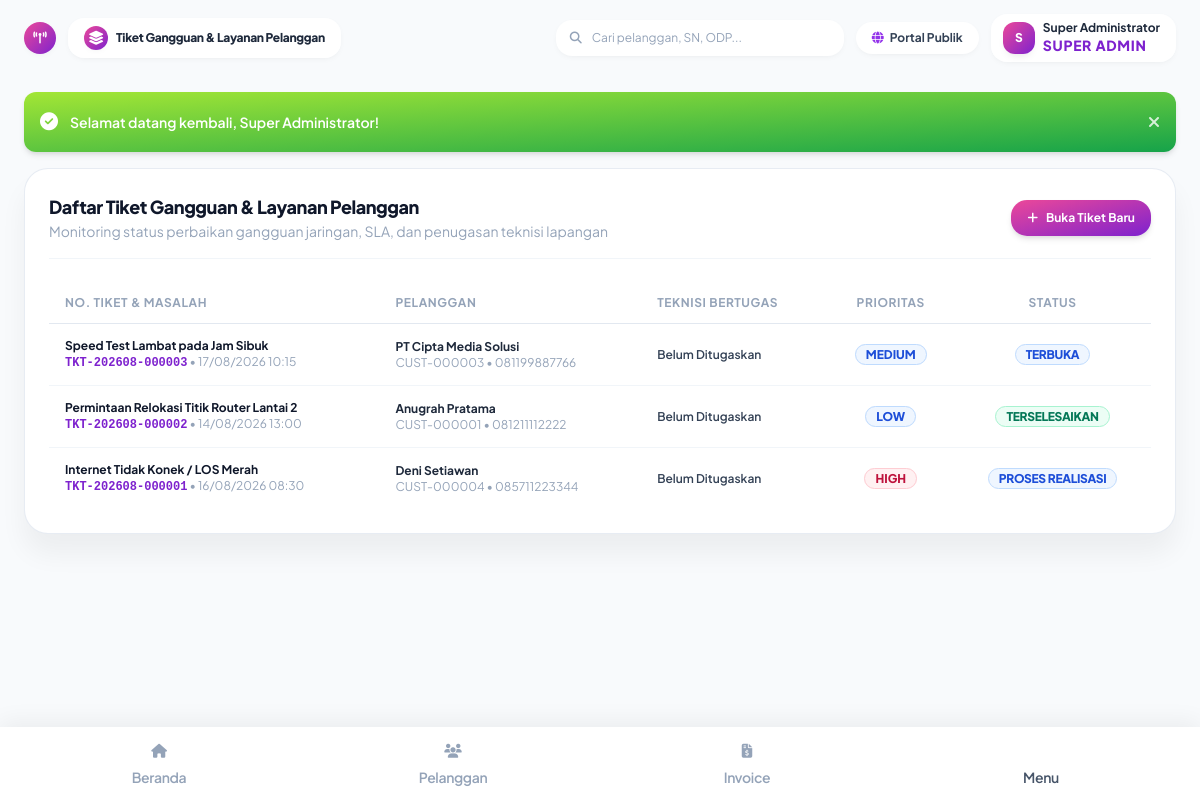
/index.php?page=tickets (signed in), run on the app's committed database.
### tables this page shows
CREATE TABLE users (
    id INTEGER PRIMARY KEY AUTOINCREMENT,
    role_id INTEGER NOT NULL,
    name TEXT NOT NULL,
    username TEXT NOT NULL UNIQUE,
    email TEXT NOT NULL UNIQUE,
    phone TEXT,
    password TEXT NOT NULL,
    status TEXT NOT NULL DEFAULT 'active', -- active, inactive, suspended
    avatar TEXT,
    last_login DATETIME,
    created_at DATETIME DEFAULT CURRENT_TIMESTAMP,
    updated_at DATETIME DEFAULT CURRENT_TIMESTAMP, pic_id INTEGER DEFAULT NULL,
    FOREIGN KEY (role_id) REFERENCES roles(id)
);

CREATE TABLE tickets (
    id INTEGER PRIMARY KEY AUTOINCREMENT,
    ticket_no TEXT NOT NULL UNIQUE,
    customer_id INTEGER NOT NULL,
    title TEXT NOT NULL,
    description TEXT NOT NULL,
    category TEXT NOT NULL DEFAULT 'connection_down', -- connection_down, slow_speed, cable_cut, device_fault, billing_inquiry, relocation
    priority TEXT NOT NULL DEFAULT 'medium', -- low, medium, high, urgent
    technician_id INTEGER,
    status TEXT NOT NULL DEFAULT 'open', -- open, assigned, in_progress, waiting, resolved, closed, cancelled
    reported_at DATETIME DEFAULT CURRENT_TIMESTAMP,
    resolved_at DATETIME,
    resolution_notes TEXT,
    created_by INTEGER,
    FOREIGN KEY (customer_id) REFERENCES customers(id) ON DELETE CASCADE,
    FOREIGN KEY (technician_id) REFERENCES users(id) ON DELETE SET NULL,
    FOREIGN KEY (created_by) REFERENCES users(id) ON DELETE SET NULL
);

CREATE TABLE customers (
    id INTEGER PRIMARY KEY AUTOINCREMENT,
    customer_no TEXT NOT NULL UNIQUE,
    name TEXT NOT NULL,
    phone TEXT NOT NULL,
    whatsapp TEXT,
    email TEXT,
    pic_id INTEGER,
    package_id INTEGER NOT NULL,
    location_id INTEGER,
    billing_cycle_id INTEGER NOT NULL,
    full_address TEXT NOT NULL,
    latitude REAL,
    longitude REAL,
    odp_point TEXT,
    pop_point TEXT,
    ip_address TEXT,
    pppoe_username TEXT,
    pppoe_password TEXT,
    installation_date DATE,
    activation_date DATE,
    billing_start_date DATE,
    status TEXT NOT NULL DEFAULT 'active', -- prospect, installation, active, suspended, inactive, terminated
    notes TEXT,
    created_at DATETIME DEFAULT CURRENT_TIMESTAMP,
    updated_at DATETIME DEFAULT CURRENT_TIMESTAMP,
    FOREIGN KEY (pic_id) REFERENCES customer_pics(id) ON DELETE SET NULL,
    FOREIGN KEY (package_id) REFERENCES internet_packages(id),
    FOREIGN KEY (location_id) REFERENCES locations(id) ON DELETE SET NULL,
    FOREIGN KEY (billing_cycle_id) REFERENCES billing_cycles(id)
);

### app/Controllers/TicketController.php (called while the page is built, shortened)
<?php
require_once __DIR__ . '/../Helpers/Helper.php';
class TicketController {
    public function index(): void {
        $pdo = getDbConnection();
        $tickets = $pdo->query("
            SELECT t.*, c.name as customer_name, c.customer_no, c.phone, u.name as tech_name
            FROM tickets t
            JOIN customers c ON t.customer_id = c.id
            LEFT JOIN users u ON t.technician_id = u.id
            ORDER BY t.id DESC
        ")->fetchAll();
        $technicians = $pdo->query("SELECT id, name FROM users WHERE role_id IN (1, 6) ORDER BY name ASC")->fetchAll();
        $pageTitle = 'Tiket Gangguan & Layanan Pelanggan';
        require __DIR__ . '/../Views/tickets/index.php';
        require __DIR__ . '/../Views/layouts/main.php';
    }
}

### app/Services/AuthService.php (called while the page is built, shortened)
<?php
class AuthService {
    public static function user(): ?array {
        if (!empty($_SESSION['user'])) {
            return $_SESSION['user'];
        }
        return self::tryAutoLoginWithToken();
    }
}

### app/Views/tickets/index.php (the view, shortened to what this page needs)
<div class="bg-white rounded-3xl p-6 border border-slate-200/80 shadow-soft-xl space-y-6">
  <div class="flex flex-col sm:flex-row sm:items-center sm:justify-between gap-4 border-b border-slate-100 pb-4">
    <div>
      <h4 class="font-black text-slate-900 text-lg tracking-tight">Daftar Tiket Gangguan & Layanan Pelanggan</h4>
      <p class="text-2xs text-slate-400">Monitoring status perbaikan gangguan jaringan, SLA, dan penugasan teknisi lapangan</p>
    </div>
    <button type="button" onclick="openTicketModal()" class="px-4 py-2.5 text-xs font-bold text-white bg-gradient-to-tl from-purple-700 to-pink-500 rounded-2xl shadow-soft-md hover:scale-105 transition-all flex items-center gap-2">
      <i class="fa-solid fa-plus text-xs"></i>
      <span>Buka Tiket Baru</span>
    </button>
  </div>
  <div class="overflow-x-auto">
    <table class="w-full text-xs text-left">
      <thead>
        <tr class="border-b border-slate-200 text-slate-400 uppercase text-3xs tracking-wider">
          <th class="py-3 px-4 font-bold">No. Tiket & Masalah</th>
          <th class="py-3 px-4 font-bold">Pelanggan</th>
          <th class="py-3 px-4 font-bold">Teknisi Bertugas</th>
          <th class="py-3 px-4 font-bold text-center">Prioritas</th>
          <th class="py-3 px-4 font-bold text-center">Status</th>
        </tr>
      </thead>
      <tbody class="divide-y divide-slate-100">
        <?php foreach ($tickets as $tkt): ?>
        <tr class="hover:bg-slate-50/80 transition-colors">
          <td class="py-3.5 px-4 whitespace-nowrap">
            <span class="text-xs font-bold text-slate-900 block"><?php echo Helper::e($tkt['title']); ?></span>
            <span class="text-3xs text-purple-700 font-mono font-bold"><?php echo Helper::e($tkt['ticket_no']); ?></span>
            <span class="text-3xs text-slate-400">&bull; <?php echo Helper::formatDate($tkt['reported_at'], 'd/m/Y H:i'); ?></span>
          </td>
          <td class="py-3.5 px-4 whitespace-nowrap text-xs">
            <span class="font-bold text-slate-800 block"><?php echo Helper::e($tkt['customer_name']); ?></span>
            <span class="text-3xs text-slate-400"><?php echo Helper::e($tkt['customer_no']); ?> &bull; <?php echo Helper::e($tkt['phone']); ?></span>
          </td>
          <td class="py-3.5 px-4 whitespace-nowrap text-xs">
            <span class="font-semibold text-slate-700 block"><?php echo Helper::e($tkt['tech_name'] ?: 'Belum Ditugaskan'); ?></span>
          </td>
          <td class="py-3.5 px-4 text-center whitespace-nowrap">
            <span class="px-2.5 py-0.5 text-3xs font-extrabold rounded-full <?php echo ($tkt['priority'] === 'high') ? 'bg-rose-50 text-rose-700 border border-rose-200' : 'bg-blue-50 text-blue-700 border border-blue-200'; ?> uppercase">
              <?php echo Helper::e($tkt['priority']); ?>
            </span>
          </td>
          <td class="py-3.5 px-4 text-center whitespace-nowrap">
            <?php echo Helper::statusBadge($tkt['status']); ?>
          </td>
        </tr>
        <?php endforeach; ?>
      </tbody>
    </table>
  </div>
</div>

### app/Helpers/Helper.php (shortened to what this page needs)
<?php
class Helper {
    public static function baseUrl(): string {
        $protocol = (!empty($_SERVER['HTTPS']) && $_SERVER['HTTPS'] !== 'off' || ($_SERVER['SERVER_PORT'] ?? 80) == 443) ? "https://" : "http://";
        $host = $_SERVER['HTTP_HOST'] ?? 'localhost';
        $scriptName = $_SERVER['SCRIPT_NAME'] ?? '';
        $dir = dirname($scriptName);
        return rtrim($protocol . $host . $dir, '/');
    }
    public static function url(string $page = '', array $params = []): string {
        $base = self::baseUrl();
        $query = [];
        if ($page !== '') {
            $query['page'] = $page;
        }
        $query = array_merge($query, $params);
        $queryString = http_build_query($query);
        return $base . '/index.php' . ($queryString ? '?' . $queryString : '');
    }
    public static function e(?string $value): string {
        return htmlspecialchars($value ?? '', ENT_QUOTES, 'UTF-8');
    }
    public static function formatDate(?string $dateString, string $format = 'd M Y'): string {
        $time = strtotime($dateString);
        $months = [
            1 => 'Januari', 2 => 'Februari', 3 => 'Maret', 4 => 'April',
            5 => 'Mei', 6 => 'Juni', 7 => 'Juli', 8 => 'Agustus',
            9 => 'September', 10 => 'Oktober', 11 => 'November', 12 => 'Desember'
        ];
        $shortMonths = [
            1 => 'Jan', 2 => 'Feb', 3 => 'Mar', 4 => 'Apr',
            5 => 'Mei', 6 => 'Jun', 7 => 'Jul', 8 => 'Agu',
            9 => 'Sep', 10 => 'Okt', 11 => 'Nov', 12 => 'Des'
        ];
        $d = date('j', $time);
        $m = (int)date('n', $time);
        $y = date('Y', $time);
        if ($format === 'd F Y') {
            return "$d {$months[$m]} $y";
        } elseif ($format === 'd M Y') {
            return "$d {$shortMonths[$m]} $y";
        } elseif ($format === 'd/m/Y H:i') {
            return date('d/m/Y H:i', $time);
        }
        return date($format, $time);
    }
    public static function statusBadge(string $status): string {
        $status = strtolower($status);
        $map = [
            'active' => ['bg' => 'bg-emerald-50 text-emerald-700 border-emerald-200', 'label' => 'Aktif'],
            'paid' => ['bg' => 'bg-emerald-50 text-emerald-700 border-emerald-200', 'label' => 'Lunas'],
            'completed' => ['bg' => 'bg-emerald-50 text-emerald-700 border-emerald-200', 'label' => 'Selesai'],
            'resolved' => ['bg' => 'bg-emerald-50 text-emerald-700 border-emerald-200', 'label' => 'Terselesaikan'],
            'approved' => ['bg' => 'bg-emerald-50 text-emerald-700 border-emerald-200', 'label' => 'Disetujui'],
            'unpaid' => ['bg' => 'bg-amber-50 text-amber-700 border-amber-200', 'label' => 'Belum Bayar'],
            'partially_paid' => ['bg' => 'bg-amber-50 text-amber-700 border-amber-200', 'label' => 'Bayar Sebagian'],
            'in_progress' => ['bg' => 'bg-blue-50 text-blue-700 border-blue-200', 'label' => 'Proses Realisasi'],
            'assigned' => ['bg' => 'bg-blue-50 text-blue-700 border-blue-200', 'label' => 'Ditugaskan'],
            'open' => ['bg' => 'bg-blue-50 text-blue-700 border-blue-200', 'label' => 'Terbuka'],
            'submitted' => ['bg' => 'bg-indigo-50 text-indigo-700 border-indigo-200', 'label' => 'Diajukan'],
            'draft' => ['bg' => 'bg-slate-100 text-slate-700 border-slate-200', 'label' => 'Draft'],
            'suspended' => ['bg' => 'bg-rose-50 text-rose-700 border-rose-200', 'label' => 'Isolir / Suspend'],
            'overdue' => ['bg' => 'bg-rose-50 text-rose-700 border-rose-200', 'label' => 'Jatuh Tempo'],
            'inactive' => ['bg' => 'bg-slate-100 text-slate-700 border-slate-200', 'label' => 'Nonaktif'],
            'terminated' => ['bg' => 'bg-rose-50 text-rose-700 border-rose-200', 'label' => 'Berhenti'],
            'cancelled' => ['bg' => 'bg-slate-100 text-slate-700 border-slate-200', 'label' => 'Dibatalkan'],
            'rejected' => ['bg' => 'bg-rose-50 text-rose-700 border-rose-200', 'label' => 'Ditolak'],
            'low_stock' => ['bg' => 'bg-amber-50 text-amber-700 border-amber-200', 'label' => 'Stok Menipis'],
            'out_of_stock' => ['bg' => 'bg-rose-50 text-rose-700 border-rose-200', 'label' => 'Habis'],
        ];
        $badge = $map[$status] ?? ['bg' => 'bg-slate-100 text-slate-700 border-slate-200', 'label' => ucfirst($status)];
        return sprintf(
            '<span class="%s border text-3xs font-extrabold px-2.5 py-0.5 rounded-full inline-block tracking-tight text-center uppercase leading-tight">%s</span>',
            $badge['bg'],
            htmlspecialchars($badge['label'])
        );
    }
}

### app/Views/partials/navbar.php (shortened to what this page needs)
<?php
$user = AuthService::user();
$pageTitle = $pageTitle ?? 'Dashboard Utama';
?>
<nav class="sticky top-0 z-30 w-full px-4 sm:px-6 py-2.5 sm:py-3.5 mx-auto max-w-[1600px] flex items-center justify-between">
  <div class="flex items-center gap-2 sm:gap-3">
    <a href="<?php echo Helper::url('dashboard'); ?>" class="xl:hidden flex items-center justify-center w-8 h-8 rounded-2xl bg-gradient-to-tl from-purple-700 to-pink-500 text-white shadow-soft-xs text-xs">
      <i class="fa-solid fa-tower-broadcast"></i>
    </a>
    <div class="flex items-center gap-2 px-3.5 sm:px-4 py-1.5 sm:py-2 bg-white/90 backdrop-blur-md rounded-2xl shadow-soft-xs">
      <div class="w-5 h-5 sm:w-6 sm:h-6 rounded-xl bg-gradient-to-tl from-purple-700 to-pink-500 text-white flex items-center justify-center text-3xs shadow-soft-xs shrink-0">
        <i class="fa-solid fa-layer-group"></i>
      </div>
      <span class="text-2xs sm:text-xs font-black text-slate-800 tracking-tight leading-none truncate max-w-[150px] sm:max-w-none"><?php echo Helper::e($pageTitle); ?></span>
    </div>
  </div>
  <div class="flex items-center gap-2 sm:gap-3">
    <div class="relative hidden md:block w-72">
      <span class="absolute inset-y-0 left-0 flex items-center pl-3.5 pointer-events-none text-slate-400">
      </span>
      <input type="text" placeholder="Cari pelanggan, SN, ODP..." class="w-full text-xs pl-9 pr-3.5 py-2.5 rounded-2xl bg-white focus:outline-none focus:ring-2 focus:ring-purple-500/20 shadow-soft-xs placeholder:text-slate-400">
    </div>
    <a href="<?php echo Helper::url('landing'); ?>" target="_blank" class="px-3 sm:px-4 py-1.5 sm:py-2 text-2xs sm:text-xs font-bold text-slate-700 bg-white hover:bg-slate-50 rounded-2xl shadow-soft-xs transition-colors flex items-center gap-1.5">
      <i class="fa-solid fa-globe text-purple-600"></i>
      <span class="hidden sm:inline">Portal Publik</span>
    </a>
    <div class="flex items-center gap-2 px-2.5 sm:px-3 py-1 sm:py-1.5 bg-white/90 backdrop-blur-md rounded-2xl shadow-soft-xs">
      <div class="w-7 h-7 sm:w-8 sm:h-8 rounded-xl bg-gradient-to-tl from-purple-700 to-pink-500 text-white flex items-center justify-center font-black text-2xs sm:text-xs shadow-soft-sm shrink-0">
        <?php echo strtoupper(substr($user['name'] ?? 'A', 0, 1)); ?>
      </div>
      <div class="hidden sm:block text-left pr-1">
        <span class="text-xs font-bold text-slate-800 block leading-tight"><?php echo Helper::e($user['name'] ?? 'Admin'); ?></span>
        <span class="text-3xs text-purple-700 font-extrabold block uppercase tracking-wider"><?php echo Helper::e($user['role_display'] ?? $user['role_name'] ?? 'Super Admin'); ?></span>
      </div>
    </div>
  </div>
</nav>

### app/Views/layouts/main.php (style rules this page uses)
body { font-family: 'Plus Jakarta Sans', sans-serif; background-color: #f8fafc; -webkit-tap-highlight-color: transparent; }

### data on the page
users: name "Super Administrator"
tickets: title "Speed Test Lambat pada Jam Sibuk", ticket_no "TKT-202608-000003", reported_at "17/08/2026 10:15", customer.name "PT Cipta Media Solusi", customer.customer_no "CUST-000003", customer.phone "081199887766", tech_name "Belum Ditugaskan", priority "MEDIUM", status "TERBUKA"
tickets: title "Permintaan Relokasi Titik Router Lantai 2", ticket_no "TKT-202608-000002", reported_at "14/08/2026 13:00", customer.name "Anugrah Pratama", customer.customer_no "CUST-000001", customer.phone "081211112222", tech_name "Belum Ditugaskan", priority "LOW", status "TERSELESAIKAN"
tickets: title "Internet Tidak Konek / LOS Merah", ticket_no "TKT-202608-000001", reported_at "16/08/2026 08:30", customer.name "Deni Setiawan", customer.customer_no "CUST-000004", customer.phone "085711223344", tech_name "Belum Ditugaskan", priority "HIGH", status "PROSES REALISASI"

### other printed values
Helper::e($pageTitle) "Tiket Gangguan & Layanan Pelanggan"
substr($user['name'] ?? 'A', 0, 1) "S"
Helper::e($message) "Selamat datang kembali, Super Administrator!"
$label "Beranda Pelanggan Invoice"
